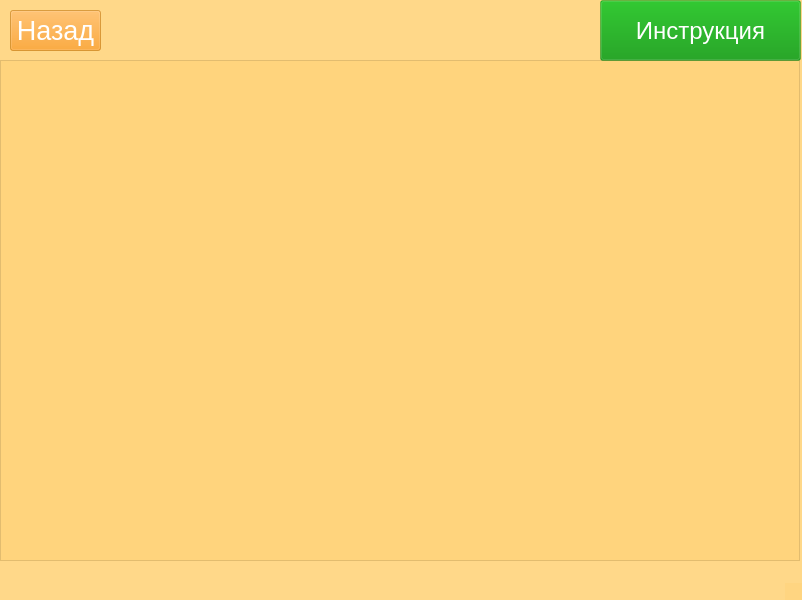
<?xml version="1.0" encoding="UTF-8"?>
<ui version="4.0">
 <class>MainWindow</class>
 <widget class="QMainWindow" name="MainWindow">
  <property name="geometry">
   <rect>
    <x>0</x>
    <y>0</y>
    <width>802</width>
    <height>600</height>
   </rect>
  </property>
  <property name="windowTitle">
   <string>MainWindow</string>
  </property>
  <property name="styleSheet">
   <string notr="true">background-color: rgba(255, 212, 121, 128);</string>
  </property>
  <widget class="QWidget" name="centralwidget">
   <widget class="QScrollArea" name="scrlarea_words">
    <property name="geometry">
     <rect>
      <x>0</x>
      <y>60</y>
      <width>800</width>
      <height>501</height>
     </rect>
    </property>
    <property name="widgetResizable">
     <bool>true</bool>
    </property>
    <widget class="QWidget" name="scrollAreaWidgetContents">
     <property name="geometry">
      <rect>
       <x>0</x>
       <y>0</y>
       <width>796</width>
       <height>497</height>
      </rect>
     </property>
    </widget>
   </widget>
   <widget class="QPushButton" name="btn_menu">
    <property name="geometry">
     <rect>
      <x>10</x>
      <y>10</y>
      <width>91</width>
      <height>41</height>
     </rect>
    </property>
    <property name="font">
     <font>
      <pointsize>20</pointsize>
     </font>
    </property>
    <property name="styleSheet">
     <string notr="true">color: rgb(255, 255, 255);
background-color: rgba(255, 147, 0, 128);</string>
    </property>
    <property name="text">
     <string>Назад</string>
    </property>
   </widget>
   <widget class="QLabel" name="lbl_logo">
    <property name="geometry">
     <rect>
      <x>100</x>
      <y>0</y>
      <width>281</width>
      <height>61</height>
     </rect>
    </property>
    <property name="styleSheet">
     <string notr="true">background-color: rgba(255, 255, 255, 0);</string>
    </property>
    <property name="text">
     <string/>
    </property>
    <property name="pixmap">
     <pixmap>../resized.logo.png</pixmap>
    </property>
   </widget>
   <widget class="QPushButton" name="btn_instruction">
    <property name="geometry">
     <rect>
      <x>600</x>
      <y>0</y>
      <width>201</width>
      <height>61</height>
     </rect>
    </property>
    <property name="font">
     <font>
      <pointsize>18</pointsize>
     </font>
    </property>
    <property name="styleSheet">
     <string notr="true">background-color: rgba(0, 143, 0, 77);
color: rgb(255, 255, 255);</string>
    </property>
    <property name="text">
     <string>Инструкция</string>
    </property>
   </widget>
  </widget>
  <widget class="QMenuBar" name="menubar">
   <property name="geometry">
    <rect>
     <x>0</x>
     <y>0</y>
     <width>802</width>
     <height>21</height>
    </rect>
   </property>
  </widget>
  <widget class="QStatusBar" name="statusbar"/>
 </widget>
 <resources/>
 <connections/>
</ui>
